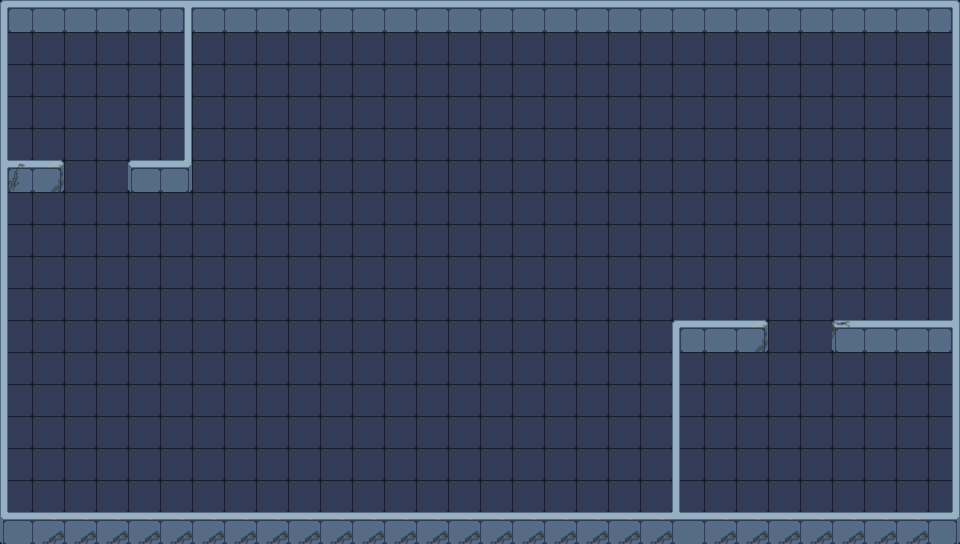

Rendered tile map (Tiled .tmx) drawn with the repository's tilesets; below, a short description and the map source with its tile grids summarised:
An orthogonal 60x34 tile map with 16x16 px tiles, 2 tile layers (1Floor, 2Block) and 10 objects.

<map version="1.8" tiledversion="1.8.2" orientation="orthogonal" renderorder="right-down" width="60" height="34" tilewidth="16" tileheight="16" infinite="0" nextlayerid="5" nextobjectid="11">
 <tileset firstgid="1" source="map1.tsx" />
 <layer id="1" name="1Floor" width="60" height="34">
  <data>[2040 cells, 2040 non-empty, 4 distinct tile ids]</data>
 </layer>
 <layer id="2" name="2Block" width="60" height="34">
  <data>[2040 cells, 386 non-empty, 60 distinct tile ids]</data>
 </layer>
 <objectgroup id="3" name="Col1">
  <object id="1" x="0" y="0" width="8" height="544" />
  <object id="2" x="0" y="0" width="960" height="24" />
  <object id="3" x="952" y="0" width="8" height="545.333" />
  <object id="4" x="0" y="515.636" width="960" height="28.3636" />
  <object id="5" x="6" y="163.5" width="58" height="23" />
  <object id="6" x="128" y="162.75" width="64" height="22.25" />
  <object id="7" x="184" y="18.5" width="8" height="146.25" />
  <object id="8" x="672" y="324" width="96" height="21.3333" />
  <object id="9" x="832" y="323.333" width="126" height="21.6667" />
  <object id="10" x="672" y="341.667" width="7.33333" height="179.667" />
 </objectgroup>
 <objectgroup id="4" name="Col2" />
</map>
